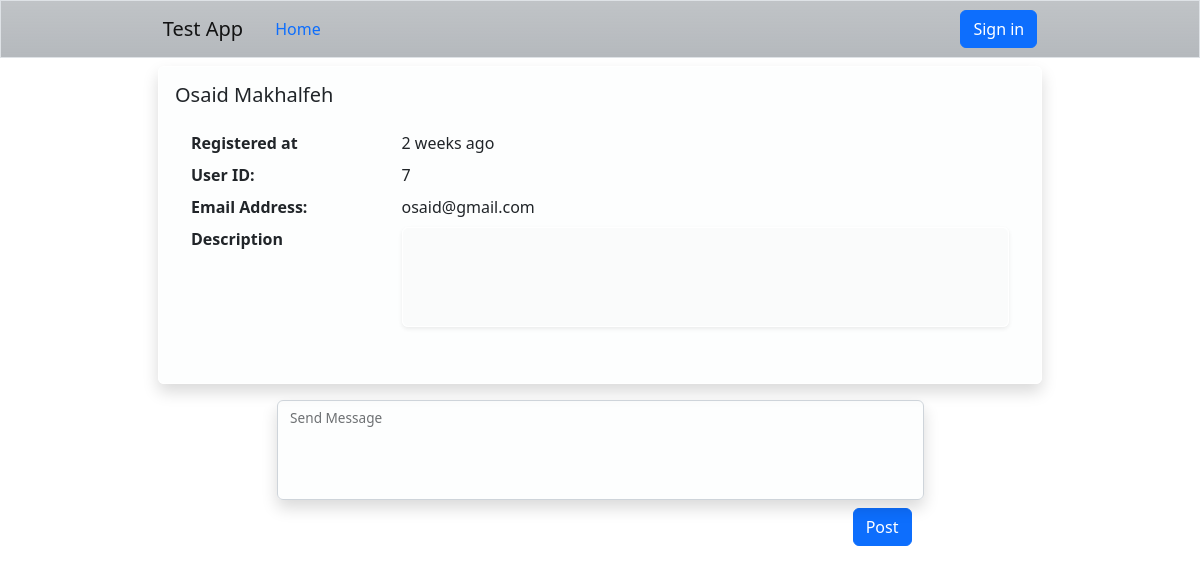
The app's page /users/show/7 with its own data.
### dashboard/models.py (models this page shows)
class User(models.Model):
    first_name = models.CharField(max_length = 255)
    last_name = models.CharField(max_length = 255)
    email = models.CharField(max_length = 255)
    password = models.CharField(max_length = 255)
    decription = models.TextField()
    user_level = models.PositiveIntegerField(validators=[MinValueValidator(1), MaxValueValidator(10)])
    created_at = models.DateTimeField(auto_now_add = True)
    updated_at = models.DateTimeField(auto_now = True)
    objects = UserManager()

### dashboard/views.py (the view)
# urls.py: path('users/show/<user_id>', views.users_show),
def users_show(request, user_id):
    if request.method == 'GET':
        try:
            context = {
                'user' : User.objects.get(id = user_id),
                'user_messages': User.objects.get(id = user_id).messages.all()
            }
            return render(request, 'dashboard/show_user.html', context)
        except:
            return redirect('/logout')
    return redirect('/dashboard')

### dashboard/templatetags/custom_filter_tags.py (called while the page is built)
@register.filter
def mycustomdate(value):
    splitted = value.split('\xa0')
    return f"{splitted[0]} {splitted[1].split(',')[0]}"

### dashboard/templates/dashboard/show_user.html (shortened to what this page needs)
{% load custom_filter_tags %}
<!DOCTYPE html>
<html lang="en">
<head>
    <link href="https://cdn.jsdelivr.net/npm/bootstrap@5.2.0-beta1/dist/css/bootstrap.min.css" rel="stylesheet">
</head>
<body style="background-image: url('https://mdbootstrap.com/img/Photos/Others/images/76.jpg'); background-repeat: no-repeat; background-attachment: fixed;
background-size: cover;
backdrop-filter: blur(5px);">
    {%include 'dashboard/partials/partial_nav.html'%}
    <main class="container w-75 p-2">
        <div class="container w-100 p-0">
            <div class="card border border-white bg-light bg-opacity-25 p-3 shadow">
                <h5 class="card-title">{{user.first_name|title}} {{user.last_name|title}}</h5>
                <div class="card-body w-100 text-">
                    <dl class="row">
                        <dt class="col-sm-3">Registered at</dt>
                        <dd class="col-sm-9">{{user.created_at|timesince|mycustomdate}} ago</dd>
                        <dt class="col-sm-3">User ID:</dt>
                        <dd class="col-sm-9">
                          {{user.id}}
                        </dd>
                        <dt class="col-sm-3">Email Address:</dt>
                        <dd class="col-sm-9">
                          {{user.email}}
                        </dd>
                        <dt class="col-sm-3">Description</dt>
                        <dd class="col-sm-9">
                            <textarea class="form-control bg-light bg-opacity-50 border border-white shadow-sm" disabled name="reply" id="floatingTextarea2" style="height: 100px;width: 100%; resize: none;">{{user.decription}}</textarea>
                        </dd>
                    </dl>
                </div>
            </div>
        </div>
        <div class="container my-2 w-75 p-2">
            <form action="/message/user" method="POST" class="container">
              <div class="row form-floating">
                <textarea class="form-control bg-light bg-opacity-25 shadow" name="message" id="floatingTextarea2" style="height: 100px;resize:none;"></textarea>
                <label for="floatingTextarea2">Send Message</label>
              </div>
              <div class="row my-2">
                <div class="col d-flex justify-content-end">
                  <button type="submit" class="btn btn-primary">Post</button>
                </div>
              </div>
            </form>
        </div>
    </main>
</body>
</html>

### records on screen
User: first_name "Osaid", last_name "Makhalfeh", created_at|mycustomdate "2 weeks", id "7", email "osaid@gmail.com"
